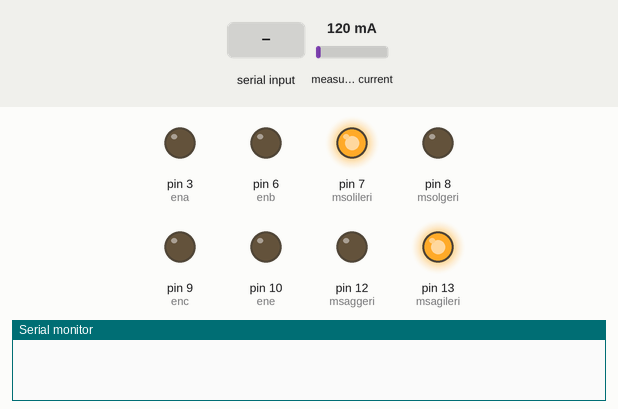
Bench run of a sketch on a simulated Arduino Uno, built with avr-gcc and run on an emulated ATmega328P. Shown: output pins drawn as LEDs (lit = HIGH), the last lines printed to the serial monitor. The test bench sets the inputs (shaded band); at power-on: measured current 120 mA. EEPROM starts erased.

Above: at 1.2 s.
1.3 s: byte 1 (1) received over Serial
At 2.5 s:
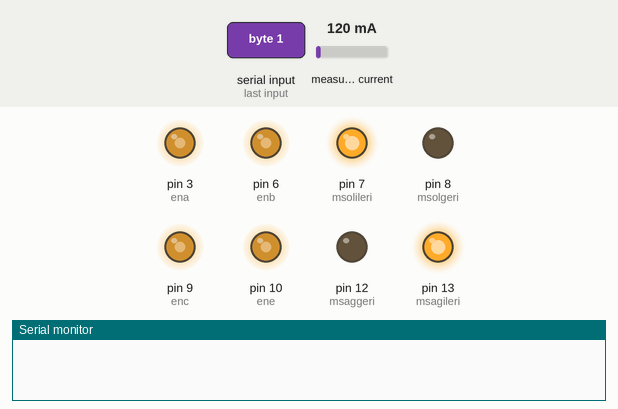
2.8 s: byte 0 (0) received over Serial
At 3.6 s:
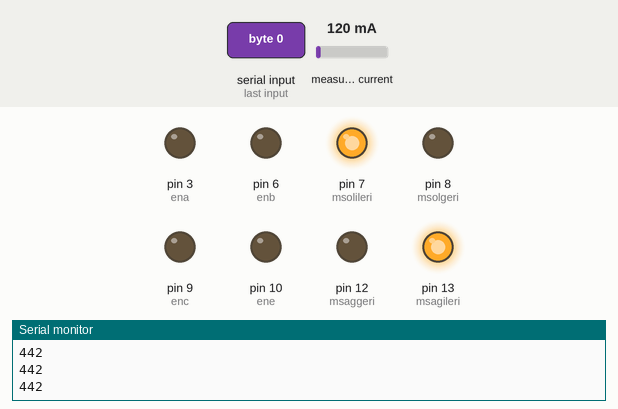
Timing chart, 0 to 5.8 s (numbered marks = the images above; inputs shaded):
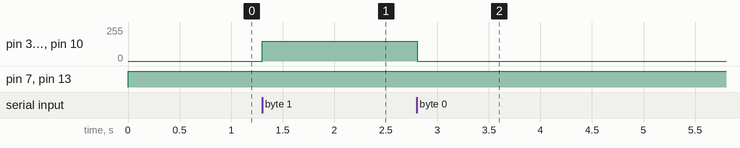

Measured:
- after the input at 1.3 s, pin 3 (ena), pin 6 (enb), pin 9 (enc), pin 10 (ene): 0/255 → 150/255 at once
- after the input at 2.8 s, pin 3 (ena), pin 6 (enb), pin 9 (enc), pin 10 (ene): 150/255 → 0/255 at once

The sketch:

D_z_gitme_kodu.ino
```cpp
#include "Wire.h"
#include<Adafruit_INA219.h>
#include<EEPROM.h>
Adafruit_INA219 ina219;
float currentma = 0;
float referans = 1.5;
int hiz = 150;
int msolileri = 7 ,msolgeri = 8 ,msagileri = 13,msaggeri = 12;
int ena =3 ,enb = 6,enc = 9,ene = 10;
int basla = 0;
int go = false,yaz = false;
int kayitadresi = 0;
void setup() {
  // put your setup code here, to run once:
  ina219.begin();
  Serial.begin(9600);
  pinMode(msolileri,OUTPUT);
  pinMode(msolgeri,OUTPUT);
  pinMode(msagileri,OUTPUT);
  pinMode(msaggeri,OUTPUT);
  pinMode(ena,OUTPUT);
  pinMode(enb,OUTPUT);
  pinMode(enc,OUTPUT);
  pinMode(ene,OUTPUT);
}

void loop() {
  // put your main code here, to run repeatedly:
  basla = Serial.read();
  digitalWrite(msolileri,1);
  digitalWrite(msolgeri,0);
  digitalWrite(msagileri,1);
  digitalWrite(msaggeri,0);
  if(basla == 1){
    go = true;
  }
  if(basla == 0){
    go = false;
  }
  if (go==true){
    currentma = referans-(ina219.getCurrent_mA());
    yaz = true;
    EEPROM.write(kayitadresi,currentma*10);
    kayitadresi++;
    analogWrite(ena,hiz);
    analogWrite(enb,hiz);
    analogWrite(enc,hiz);
    analogWrite(ene,hiz);
  }
  if (go==false){
    if(yaz == true){
      Serial.println(kayitadresi);
    }
    analogWrite(ena,0);
    analogWrite(enb,0);
    analogWrite(enc,0);
    analogWrite(ene,0);
  }
}
```
